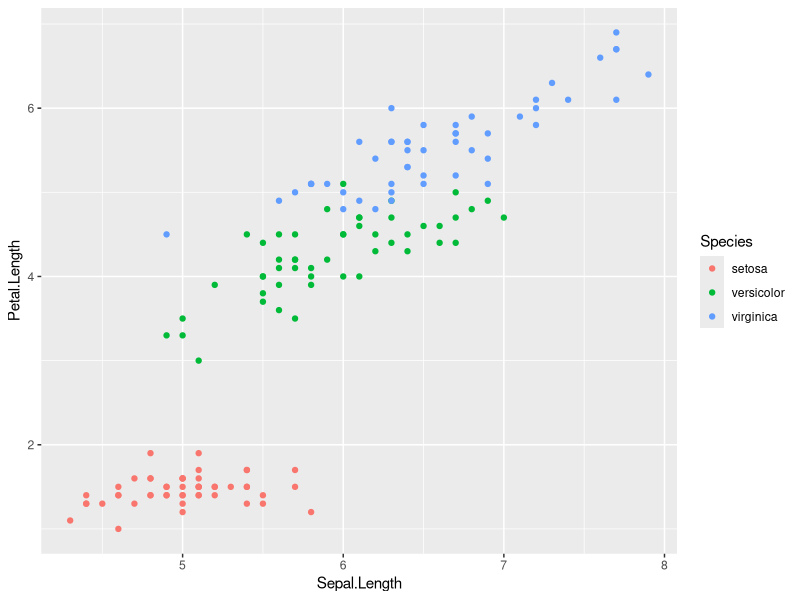
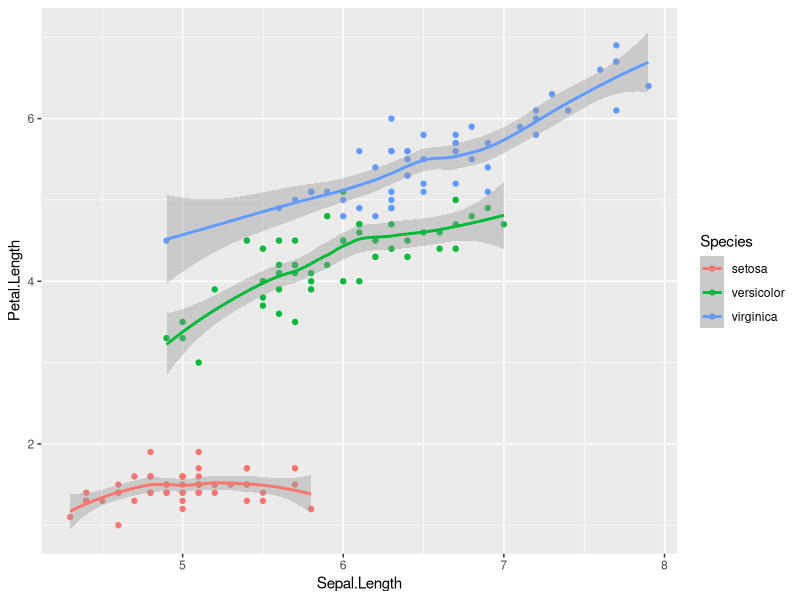
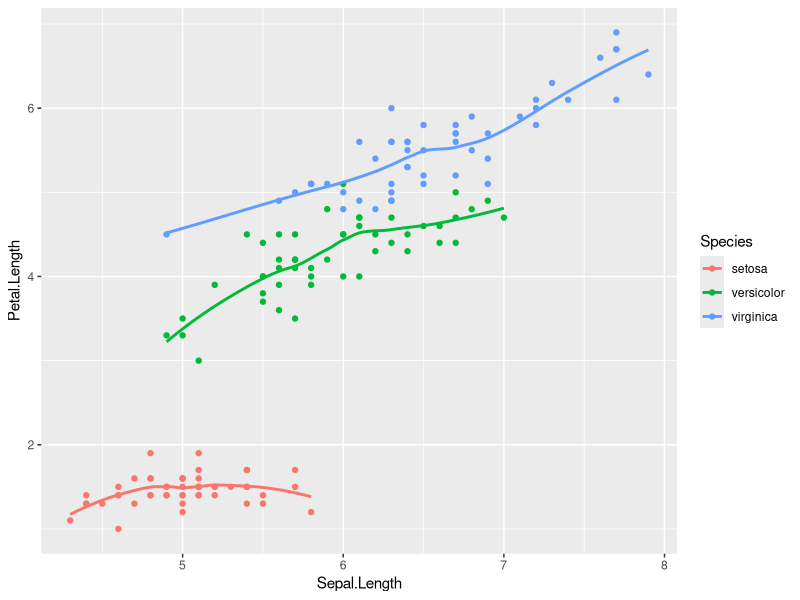
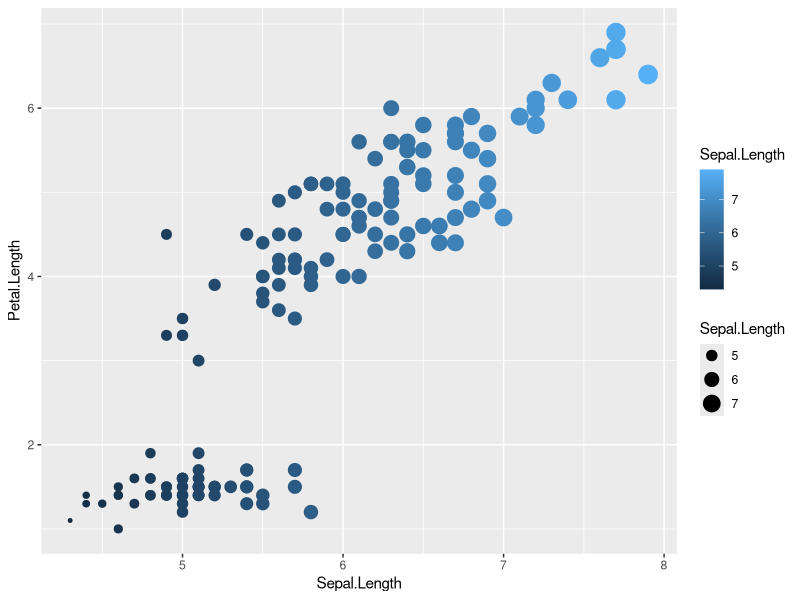
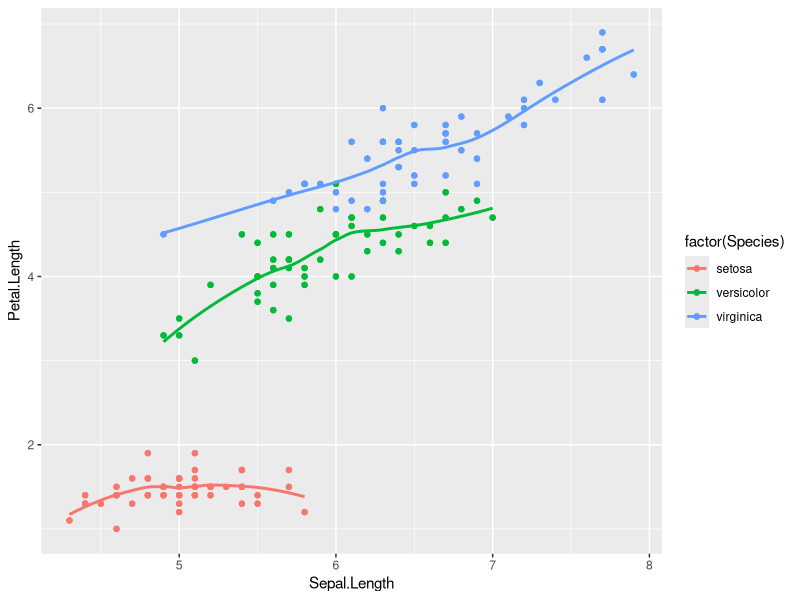
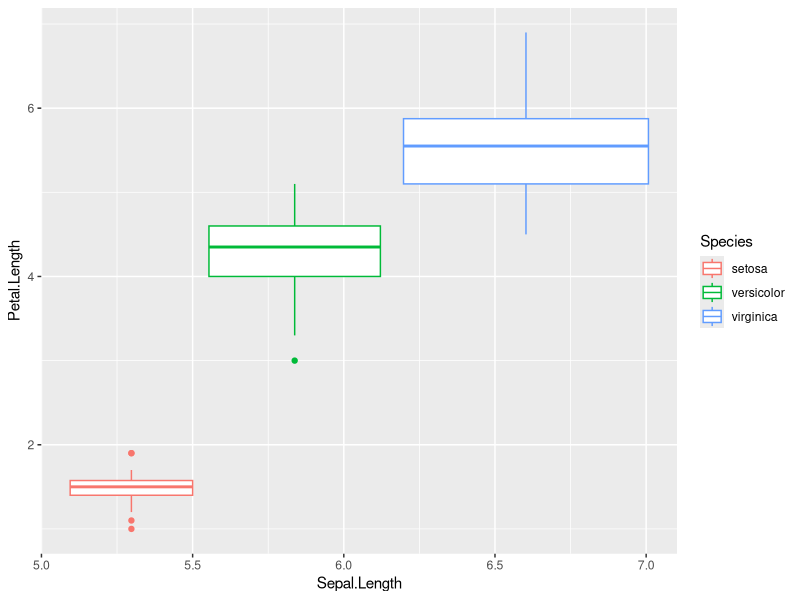
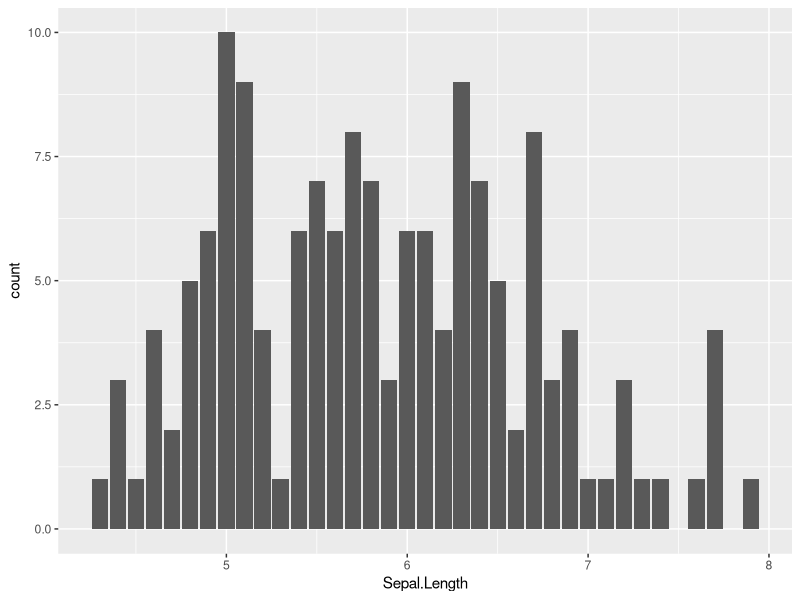
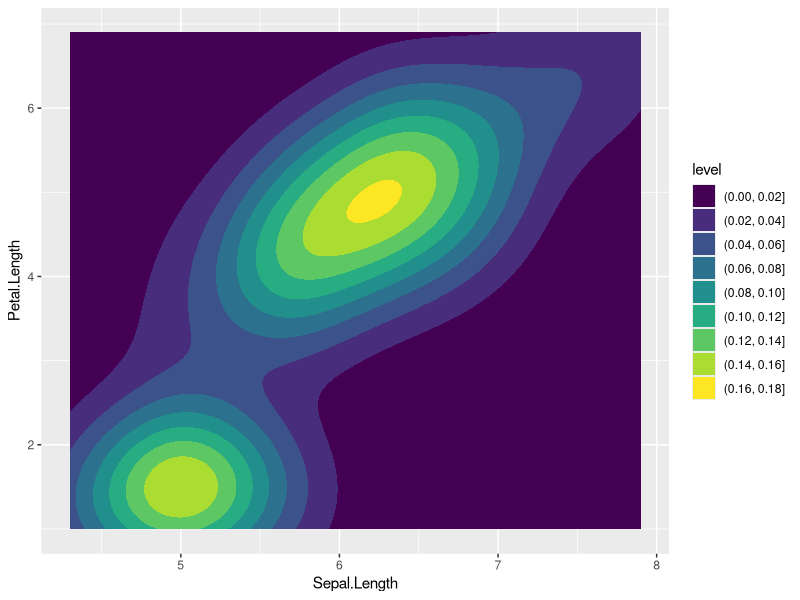

These charts were generated, in order, by the following R code:
# load packages
library(ggplot2)
library(RColorBrewer)
library(viridis)
library(dplyr)
#load data 
data("iris")
# working with specific data chosen from iris data set
iris_length = select(iris, Sepal.Length, Petal.Length)
head(iris_length)
# setting Aesthetics and Geometries
iris_aes= ggplot(data = iris,aes(x = Sepal.Length, y = Petal.Length, color = Species))
iris_aes + geom_point()  # display with geom_point()
iris_aes + geom_point() + geom_smooth()  # trend line and area
iris_aes + geom_point() + geom_smooth(se=FALSE)
ggplot(data = iris, aes(x = Sepal.Length, y = Petal.Length, 
                        color = Sepal.Length, size = Sepal.Length)) + geom_point()
qplot(Sepal.Length, Petal.Length, data = iris, color = 
        factor(Species)) + 
  geom_point() + 
  geom_smooth(se=FALSE) # use qplot()
ggplot(data = iris, aes(x = Sepal.Length, y = Petal.Length, 
                        color = Species)) + geom_boxplot() # Boxplot with default options
ggplot(data=iris,aes(x=Sepal.Length)) + geom_bar() # bar plot 

ggplot(data=iris,aes(x=Sepal.Length, y = Petal.Length)) + 
  geom_density_2d_filled() # density plot 

ggplot(data=iris, aes(x=Sepal.Length,fill=Species)) + 
geom_histogram() # histogram plotting colours by species
ggplot(data=iris,aes(x=Sepal.Length,fill=Species)) + 
geom_histogram(binwidth = 0.05) # histogram bindwidth = 0.05

# Data VIsualisation with ggplot2: Setting Facets and Scales
install.packages("ggsci")
library(ggsci)

# Setting Faceting
iris_aes + geom_point() + geom_smooth(se=FALSE) + facet_wrap(~Species) # faceting soecified by species
iris_aes + geom_point() + geom_smooth(se=FALSE) + facet_wrap(~Species, scale='free_y') 

# Setting Scales
iris_aes +geom_point() + geom_smooth(se=FALSE) + facet_wrap(~Species, scale='free_y') + scale_x_continuous(limits = c(1,10)) # sepal length vs petal length with limit option x-axis 
iris_aes + geom_point() + geom_smooth(se=FALSE) + facet_wrap(~Species, scale='free_y') + scale_x_reverse() # reverse the x-axis

# Scales for colours, sizes and shapes
iris_aes + geom_point() + geom_smooth(se=FALSE) + facet_wrap(~Species, scale='free_y') + scale_shape_manual(values =c(3,16,17)) + scale_size_manual(values =c(2,3,4)) + scale_colour_manual(values =c('#669999', '#a3c2c2', '#b30059')) # setting colors, size and shape
iris_aes + geom_point() + geom_smooth(se=FALSE) + facet_wrap(~Species, scale='free_y') + scale_color_brewer(palette ="RdYlBu") # scale using RColorBrewer
new_iris <- iris_aes + geom_point(aes(color = Species)) + 
  geom_smooth(aes(color = Species, fill = Species), method = "lm") + 
  facet_wrap(~Species, scale='free_y') 
new_iris + scale_shape_manual(values = c(3,16,17)) + scale_size_manual(values = c(2,3,4)) + scale_color_viridis(discrete = TRUE, option = "D") + scale_fill_viridis(discrete = TRUE) # Scale using palette from viridis package

# The particular case of missing values

df_test <- data.frame(x = 1:10, y = 1:10, 
                      z = c(1, 2, 3, NA, 5, 6, 7, NA, 8, NA))
plot1 <- ggplot(df_test, aes(x, y)) + 
  geom_tile(aes(fill = z), size = 10)
plot1 # plotting with missing values
plot1 + scale_fill_gradient(na.value = NA) # give no color to NA values

# Setting Themes, Coordinates and Labels

# Setting Themes
new_iris + scale_color_tron() + scale_fill_tron() + theme_minimal() # use minimal theme function
new_iris + scale_color_tron() + scale_fill_tron() + 
  theme_minimal() + theme(legend.position = "bottom", 
                          panel.background = element_rect(fill = "#e0ebeb"), 
                          legend.key = element_rect(fill = "#669999")) # customize background and legends
new_iris + scale_color_tron() + scale_fill_tron() + 
  theme(legend.position=c(1,0), legend.justification = c(1,0)) # customize legends position and justification

# Setting coordinates
new_iris2 <- ggplot(data = iris) + geom_point(aes(x = Petal.Length, y = Petal.Width, color = Species)) + facet_wrap(~Species) + scale_color_tron() + scale_fill_tron()
new_iris2 + coord_fixed(ratio = 2) # fix ratio from x to y axis
new_iris2 + coord_trans(x = "log2", y = "log2") # logarithmic transformation
new_iris2 + coord_flip() # swap x-axis values to y_axis 

# Setting Labels
new_iris + scale_color_tron() + scale_fill_tron() + 
  labs(color = "Iris_Species", x = "Sepal Length values", 
       y = "Petal Length values")
new_iris + scale_color_tron() + scale_fill_tron() + 
  labs(color = "Iris_Species", x = "Sepal Length values", 
       y = "Petal Length values") + ggtitle("Petal vs. Sepal Legnth")
